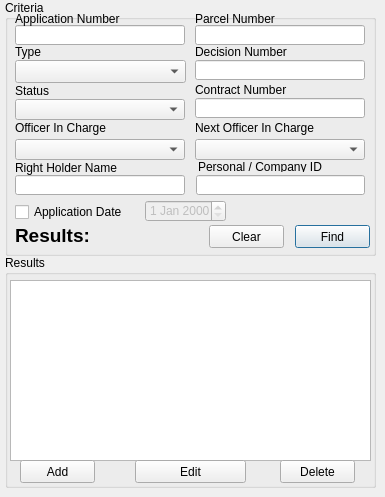
      <widget class="QWidget" name="application_tab">
       <attribute name="title">
        <string>Application</string>
       </attribute>
       <widget class="QGroupBox" name="groupBox_11">
        <property name="geometry">
         <rect>
          <x>5</x>
          <y>0</y>
          <width>371</width>
          <height>256</height>
         </rect>
        </property>
        <property name="title">
         <string>Criteria</string>
        </property>
        <widget class="QLineEdit" name="application_application_num_edit">
         <property name="geometry">
          <rect>
           <x>10</x>
           <y>25</y>
           <width>170</width>
           <height>20</height>
          </rect>
         </property>
        </widget>
        <widget class="QLineEdit" name="application_right_holder_name_edit">
         <property name="geometry">
          <rect>
           <x>10</x>
           <y>175</y>
           <width>170</width>
           <height>20</height>
          </rect>
         </property>
         <property name="toolTip">
          <string>insert a comma to search for first and surname: surname, first_name</string>
         </property>
        </widget>
        <widget class="QLineEdit" name="application_parcel_num_edit">
         <property name="geometry">
          <rect>
           <x>190</x>
           <y>25</y>
           <width>170</width>
           <height>20</height>
          </rect>
         </property>
        </widget>
        <widget class="QLineEdit" name="application_contract_num_edit">
         <property name="geometry">
          <rect>
           <x>190</x>
           <y>98</y>
           <width>170</width>
           <height>20</height>
          </rect>
         </property>
        </widget>
        <widget class="QLineEdit" name="application_decision_num_edit">
         <property name="geometry">
          <rect>
           <x>190</x>
           <y>60</y>
           <width>170</width>
           <height>20</height>
          </rect>
         </property>
        </widget>
        <widget class="QLabel" name="label_30">
         <property name="geometry">
          <rect>
           <x>10</x>
           <y>10</y>
           <width>171</width>
           <height>17</height>
          </rect>
         </property>
         <property name="text">
          <string>Application Number</string>
         </property>
        </widget>
        <widget class="QLabel" name="label_31">
         <property name="geometry">
          <rect>
           <x>10</x>
           <y>82</y>
           <width>171</width>
           <height>17</height>
          </rect>
         </property>
         <property name="text">
          <string>Status</string>
         </property>
        </widget>
        <widget class="QLabel" name="label_32">
         <property name="geometry">
          <rect>
           <x>10</x>
           <y>119</y>
           <width>171</width>
           <height>17</height>
          </rect>
         </property>
         <property name="text">
          <string>Officer In Charge</string>
         </property>
        </widget>
        <widget class="QLabel" name="label_33">
         <property name="geometry">
          <rect>
           <x>10</x>
           <y>159</y>
           <width>171</width>
           <height>17</height>
          </rect>
         </property>
         <property name="text">
          <string>Right Holder Name</string>
         </property>
        </widget>
        <widget class="QLabel" name="label_34">
         <property name="geometry">
          <rect>
           <x>190</x>
           <y>10</y>
           <width>171</width>
           <height>17</height>
          </rect>
         </property>
         <property name="text">
          <string>Parcel Number</string>
         </property>
        </widget>
        <widget class="QLabel" name="label_35">
         <property name="geometry">
          <rect>
           <x>190</x>
           <y>43</y>
           <width>171</width>
           <height>17</height>
          </rect>
         </property>
         <property name="text">
          <string>Decision Number</string>
         </property>
        </widget>
        <widget class="QLabel" name="label_36">
         <property name="geometry">
          <rect>
           <x>190</x>
           <y>81</y>
           <width>171</width>
           <height>17</height>
          </rect>
         </property>
         <property name="text">
          <string>Contract Number</string>
         </property>
        </widget>
        <widget class="QComboBox" name="office_in_charge_cbox">
         <property name="geometry">
          <rect>
           <x>10</x>
           <y>139</y>
           <width>170</width>
           <height>21</height>
          </rect>
         </property>
        </widget>
        <widget class="QComboBox" name="status_cbox">
         <property name="geometry">
          <rect>
           <x>10</x>
           <y>99</y>
           <width>170</width>
           <height>21</height>
          </rect>
         </property>
        </widget>
        <widget class="QLabel" name="application_results_label">
         <property name="geometry">
          <rect>
           <x>10</x>
           <y>225</y>
           <width>121</width>
           <height>20</height>
          </rect>
         </property>
         <property name="font">
          <font>
           <family>Lucida Grande</family>
           <pointsize>14</pointsize>
           <weight>75</weight>
           <bold>true</bold>
          </font>
         </property>
         <property name="text">
          <string>Results:</string>
         </property>
         <property name="alignment">
          <set>Qt::AlignLeading|Qt::AlignLeft|Qt::AlignVCenter</set>
         </property>
        </widget>
        <widget class="QComboBox" name="next_officer_in_charge_cbox">
         <property name="geometry">
          <rect>
           <x>190</x>
           <y>139</y>
           <width>170</width>
           <height>21</height>
          </rect>
         </property>
        </widget>
        <widget class="QLabel" name="label_37">
         <property name="geometry">
          <rect>
           <x>190</x>
           <y>119</y>
           <width>171</width>
           <height>17</height>
          </rect>
         </property>
         <property name="text">
          <string>Next Officer In Charge</string>
         </property>
        </widget>
        <widget class="QLabel" name="label_55">
         <property name="geometry">
          <rect>
           <x>10</x>
           <y>42</y>
           <width>171</width>
           <height>20</height>
          </rect>
         </property>
         <property name="text">
          <string>Type</string>
         </property>
        </widget>
        <widget class="QComboBox" name="app_type_cbox">
         <property name="geometry">
          <rect>
           <x>10</x>
           <y>60</y>
           <width>171</width>
           <height>23</height>
          </rect>
         </property>
        </widget>
        <widget class="QLabel" name="label_71">
         <property name="geometry">
          <rect>
           <x>193</x>
           <y>162</y>
           <width>153</width>
           <height>10</height>
          </rect>
         </property>
         <property name="text">
          <string>Personal / Company ID</string>
         </property>
        </widget>
        <widget class="QLineEdit" name="personal_application_edit">
         <property name="geometry">
          <rect>
           <x>191</x>
           <y>175</y>
           <width>169</width>
           <height>20</height>
          </rect>
         </property>
        </widget>
        <widget class="QCheckBox" name="app_date_checkbox">
         <property name="geometry">
          <rect>
           <x>10</x>
           <y>202</y>
           <width>121</width>
           <height>20</height>
          </rect>
         </property>
         <property name="text">
          <string>Application Date</string>
         </property>
        </widget>
        <widget class="QDateEdit" name="application_datetime_edit">
         <property name="enabled">
          <bool>false</bool>
         </property>
         <property name="geometry">
          <rect>
           <x>140</x>
           <y>200</y>
           <width>81</width>
           <height>22</height>
          </rect>
         </property>
        </widget>
       </widget>
       <widget class="QPushButton" name="application_find_button">
        <property name="geometry">
         <rect>
          <x>295</x>
          <y>225</y>
          <width>75</width>
          <height>23</height>
         </rect>
        </property>
        <property name="text">
         <string>Find</string>
        </property>
        <property name="autoDefault">
         <bool>true</bool>
        </property>
        <property name="default">
         <bool>true</bool>
        </property>
       </widget>
       <widget class="QPushButton" name="application_clear_button">
        <property name="geometry">
         <rect>
          <x>209</x>
          <y>225</y>
          <width>75</width>
          <height>23</height>
         </rect>
        </property>
        <property name="text">
         <string>Clear</string>
        </property>
       </widget>
       <widget class="QGroupBox" name="groupBox_12">
        <property name="geometry">
         <rect>
          <x>5</x>
          <y>255</y>
          <width>371</width>
          <height>233</height>
         </rect>
        </property>
        <property name="title">
         <string>Results</string>
        </property>
        <widget class="QTableWidget" name="application_results_twidget">
         <property name="geometry">
          <rect>
           <x>5</x>
           <y>25</y>
           <width>361</width>
           <height>181</height>
          </rect>
         </property>
         <property name="selectionMode">
          <enum>QAbstractItemView::ExtendedSelection</enum>
         </property>
        </widget>
        <widget class="QPushButton" name="application_delete_button">
         <property name="geometry">
          <rect>
           <x>275</x>
           <y>205</y>
           <width>75</width>
           <height>23</height>
          </rect>
         </property>
         <property name="text">
          <string>Delete</string>
         </property>
        </widget>
        <widget class="QPushButton" name="application_edit_button">
         <property name="geometry">
          <rect>
           <x>130</x>
           <y>205</y>
           <width>111</width>
           <height>23</height>
          </rect>
         </property>
         <property name="text">
          <string>Edit</string>
         </property>
        </widget>
        <widget class="QPushButton" name="application_add_button">
         <property name="geometry">
          <rect>
           <x>15</x>
           <y>205</y>
           <width>75</width>
           <height>23</height>
          </rect>
         </property>
         <property name="text">
          <string>Add</string>
         </property>
        </widget>
       </widget>
      </widget>
